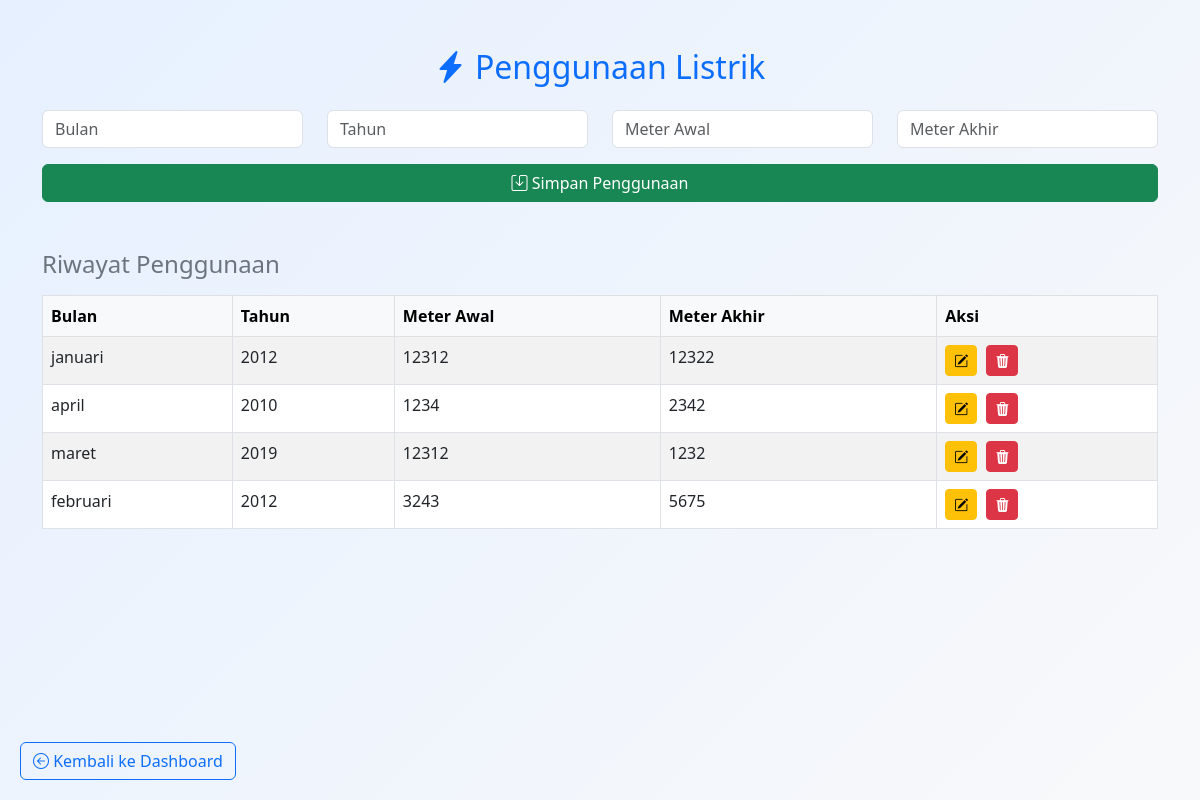
The app's page /pelanggan/penggunaan/penggunaan.php (signed in) with its own data.
### tables this page shows
CREATE TABLE IF NOT EXISTS `penggunaan` (
  `id_penggunaan` int NOT NULL AUTO_INCREMENT,
  `id_pelanggan` int DEFAULT NULL,
  `bulan` varchar(20) DEFAULT NULL,
  `tahun` year DEFAULT NULL,
  `meter_awal` int DEFAULT NULL,
  `meter_akhir` int DEFAULT NULL,
  PRIMARY KEY (`id_penggunaan`),
  KEY `id_pelanggan` (`id_pelanggan`),
  KEY `idx_penggunaan_pelanggan` (`id_pelanggan`),
  CONSTRAINT `penggunaan_ibfk_1` FOREIGN KEY (`id_pelanggan`) REFERENCES `pelanggan` (`id_pelanggan`)
);

### pelanggan/penggunaan/penggunaan.php (the view, shortened to what this page needs)
<?php
include '../../config/database.php';
$id_pelanggan = $_SESSION['id_pelanggan'];
$edit = false;
$penggunaan = $conn->query("SELECT * FROM penggunaan WHERE id_pelanggan='$id_pelanggan'");
?>
<!DOCTYPE html>
<html lang="id">
<head>
  <link rel="stylesheet" href="https://cdn.jsdelivr.net/npm/bootstrap@5.3.0/dist/css/bootstrap.min.css">
  <link rel="stylesheet" href="https://cdn.jsdelivr.net/npm/bootstrap-icons@1.10.5/font/bootstrap-icons.css">
</head>
<body>
  <div class="container py-5">
    <div class="mb-4 text-center">
      <h2 class="text-primary"><i class="bi bi-lightning-charge-fill"></i> Penggunaan Listrik</h2>
    </div>
    <form method="post" class="mb-5">
      <div class="row mb-3">
        <div class="col-md-3">
          <input type="text" name="bulan" placeholder="Bulan" class="form-control" value="<?= $edit ? $data_edit['bulan'] : '' ?>" required>
        </div>
        <div class="col-md-3">
          <input type="number" name="tahun" placeholder="Tahun" class="form-control" value="<?= $edit ? $data_edit['tahun'] : '' ?>" required>
        </div>
        <div class="col-md-3">
          <input type="number" name="meter_awal" placeholder="Meter Awal" class="form-control" value="<?= $edit ? $data_edit['meter_awal'] : '' ?>" required>
        </div>
        <div class="col-md-3">
          <input type="number" name="meter_akhir" placeholder="Meter Akhir" class="form-control" value="<?= $edit ? $data_edit['meter_akhir'] : '' ?>" required>
        </div>
      </div>
      <button type="submit" name="<?= $edit ? 'update' : 'tambah' ?>" class="btn btn-<?= $edit ? 'warning' : 'success' ?> w-100">
        <i class="bi <?= $edit ? 'bi-pencil-square' : 'bi-save' ?>"></i>
        <?= $edit ? 'Update Data' : 'Simpan Penggunaan' ?>
      </button>
    </form>
    <h4 class="mb-3 text-secondary">Riwayat Penggunaan</h4>
    <table class="table table-bordered table-striped">
      <thead class="table-light">
        <tr>
          <th>Bulan</th>
          <th>Tahun</th>
          <th>Meter Awal</th>
          <th>Meter Akhir</th>
          <th>Aksi</th>
        </tr>
      </thead>
      <tbody>
        <?php while ($row = $penggunaan->fetch_assoc()): ?>
          <tr>
            <td><?= $row['bulan'] ?></td>
            <td><?= $row['tahun'] ?></td>
            <td><?= $row['meter_awal'] ?></td>
            <td><?= $row['meter_akhir'] ?></td>
            <td>
              <a href="penggunaan.php?edit=<?= $row['id_penggunaan'] ?>" class="btn btn-sm btn-warning btn-action"><i class="bi bi-pencil-square"></i></a>
              <a href="penggunaan.php?hapus=<?= $row['id_penggunaan'] ?>" class="btn btn-sm btn-danger" onclick="return confirm('Yakin ingin hapus data ini?')">
                <i class="bi bi-trash3-fill"></i>
              </a>
            </td>
          </tr>
        <?php endwhile; ?>
      </tbody>
    </table>
  </div>
  <div class="fixed-back">
    <a href="../dashboard.php" class="btn btn-outline-primary">
      <i class="bi bi-arrow-left-circle"></i> Kembali ke Dashboard
    </a>
  </div>
</body>
</html>

### pelanggan/penggunaan/penggunaan.php (style rules this page uses)
body { background: linear-gradient(135deg, #e6f0ff, #f8f9fa); font-family: 'Segoe UI', sans-serif; min-height: 100vh; padding-bottom: 70px; }
.btn-action { margin-right: 5px; }
.fixed-back { position: fixed; bottom: 20px; left: 20px; }

### records on screen
penggunaan: bulan "januari", tahun "2012", meter_awal "12312", meter_akhir "12322"
penggunaan: bulan "april", tahun "2010", meter_awal "1234", meter_akhir "2342"
penggunaan: bulan "maret", tahun "2019", meter_awal "12312", meter_akhir "1232"
penggunaan: bulan "februari", tahun "2012", meter_awal "3243", meter_akhir "5675"
